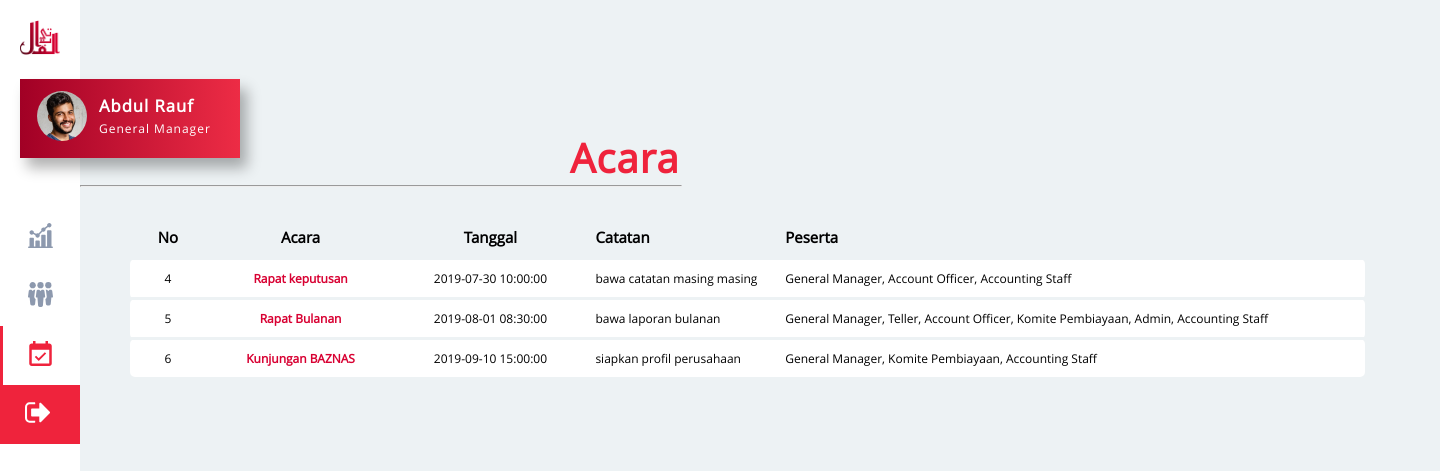
/includes/gm-page3.php (signed in), run on the app's committed database.
### tables this page shows
CREATE TABLE `karyawan` (
  `no_k` int(11) NOT NULL,
  `nama_k` varchar(255) NOT NULL,
  `email_k` varchar(255) NOT NULL,
  `pass_k` varchar(255) NOT NULL,
  `jk_k` varchar(50) NOT NULL,
  `jabatan_k` varchar(100) NOT NULL,
  `tgl_k` timestamp NOT NULL DEFAULT CURRENT_TIMESTAMP ON UPDATE CURRENT_TIMESTAMP,
  `nik_k` varchar(16) NOT NULL,
  `npwp_k` varchar(16) NOT NULL,
  `kk_k` varchar(16) NOT NULL,
  `hp_k` varchar(20) NOT NULL,
  `status_k` varchar(100) NOT NULL,
  `foto_k` varchar(300) NOT NULL
);

CREATE TABLE `acara` (
  `no_acara` int(11) NOT NULL,
  `tgl_buat` timestamp NOT NULL DEFAULT CURRENT_TIMESTAMP ON UPDATE CURRENT_TIMESTAMP,
  `headline` varchar(100) NOT NULL,
  `tgl` datetime NOT NULL,
  `catatan` varchar(200) NOT NULL,
  `peserta` varchar(200) NOT NULL
);

### includes/auth/user_auth.php (called while the page is built)
<?php
function get_data_karyawan($no_k) {
	$con = new mysqli("localhost", "root", "", "bmt");
	$sql = $con->query("select * from karyawan where no_k='$no_k'");
	$data = $sql->fetch_array(MYSQLI_ASSOC);
	if(!empty($data)) {
		return $data;
	}
	return NULL;
}
?>

### includes/gm-page3.php (the view, shortened to what this page needs)
<?php
	require_once('auth/user_auth.php');
	$no_k = $_SESSION['gm'];
	$data_karyawan = get_data_karyawan($no_k);
?>
<!DOCTYPE html>
<html>
<head>
	<link rel="stylesheet" type="text/css" href="gm.css?v=<?php echo time(); ?>">
	<link rel="stylesheet" type="text/css" href="aos.css">
</head>
<body>
	<nav>
		<ul class="navbar-left">
			<li>
				<a href="#" class="logo"><img src="../src/img/logo-merah.png"></a>
			</li>
			<li>
				<div class="profile-box">
					<table>
					  <tr>
					    <td><img src="<?="foto_karyawan/".$data_karyawan['foto_k'];?>"></td>
					    <td class="nama"><h5><?=$data_karyawan['nama_k'];?></h5><p class="jabatan">General Manager</p></td>
					  </tr>
					</table>
				</div>
			</li>
			<div class="main-menu">
				<li class="menu menu1">
					<a href="gm-page1.php" class="active"><img src="../src/img/menu-icon/statistics-grey.svg"></a>
				</li>
				<li class="menu menu2">
					<a href="gm-page2.php" class="passive"><img src="../src/img/menu-icon/employee-grey.svg"></a>
				</li>
				<li class="menu-active">
					<a href="gm-page3.php" class="passive"><img src="../src/img/menu-icon/event-red.svg"></a>
				</li>
				<li class="keluar">
					<a href="logout.php" class="passive"><img src="../src/img/menu-icon/keluar-white.svg"></a>
				</li>
			</div>
		</ul>
	</nav>
	<main>
		<section class="section1 acara">
			<div data-aos="fade-right"><p>Acara</p></div>
			<hr>
		</section>
		<section class="section2 acara-table-section">
		<?php
			$mysqli = new mysqli('localhost','root','','bmt') or die(mysqli_error($mysqli));
			$result = $mysqli->query("SELECT * FROM acara WHERE peserta LIKE '%General Manager%'") or die($mysqli->error);
		?>
			<table class="table acara-table">
				<tr class="acara-head">
					<th class="no-acara">No</th>
					<th class="headline-acara"><span>Acara</span></th>
					<th class="tgl-acara">Tanggal</th>
					<th class="catatan-acara">Catatan</th>
					<th class="peserta-acara">Peserta</th>
				</tr>
				<?php
					while ($row = $result ->fetch_assoc()):
				?>
				<tr class="acara-record">
					<td class="no-acara-record"><?php echo $row['no_acara']; ?></td>
					<td class="headline-acara-record"><?php echo $row['headline']; ?></td>
					<td class="tgl-acara-record"><?php echo $row['tgl']; ?></td>
					<td class="catatan-acara-record"><?php echo $row['catatan']; ?></td>
					<td class="peserta-acara-record"><?php echo $row['peserta']; ?></td>
				</tr>
				<?php endwhile; ?>
			</table>
		</section>
	</main>
</body>
</html>

### includes/gm.css (style rules this page uses)
* { margin: 0; padding: 0; }
html { background-color: #EDF2F4; }
nav { position: fixed; top: 0; left: 0; width: 80px; height: 100%; background-color: #fff; display: flex; flex-direction: column; padding-top: 20px; }
.logo img { width: 40px; margin-left: 20px; }
.profile-box { margin-top: 20px; margin-left: 20px; width: 220px; letter-spacing: 1px; font-size: 20px; background-color: rgb(161,0,37); background: linear-gradient(90deg, rgba(161,0,37,1) 0%, rgba(237,44,69,1) 100%); padding-top: 5px; padding-bottom: 10px; -webkit-box-shadow: 7px 10px 13px 0px rgba(0,0,0,0.3); -moz-box-shadow: 7px 10px 13px 0px rgba(0,0,0,0.3); box-shadow: 7px 10px 13px 0px rgba(0,0,0,0.3); }
.profile-box img { width: 50px; border-radius: 50%; margin-top: 5px; }
.profile-box table td { padding-left: 5px; padding-right: 5px; }
.profile-box table { margin-left: 10px; }
.nama { vertical-align: middle; }
.nama h5 { font-family: "Open Sans"; font-weight: bold; color: #fff; }
.jabatan { color: #fff; font-family: "Open Sans"; font-size: 9pt; letter-spacing: 1px; margin-top: 3px; }
.main-menu { margin-top: 50px; }
.main-menu img { width: 25px; margin-left: 25px; }
.menu-active { padding-top: 15px; padding-bottom: 15px; border-left: 3px solid #EF233C; }
.keluar { background: #EF233C; padding-top: 15px; padding-bottom: 15px; }
.menu { padding-top: 15px; padding-bottom: 15px; border-left: 3px solid #fff; }
main { margin-left: 80px; }
.section1 { width: 100%; padding-top: 130px; }
.section1 hr { width: 600px; color: #EDF2F4; }
.acara p { font-family: "Open Sans"; font-weight: bold; color: #EF233C; margin-left:490px; letter-spacing: 1px; font-size: 40px; }
.acara-table-section { width: 1300px; padding-left: 50px; padding-top: 30px; }
.acara-table { border-collapse: collapse; width: 95%; table-layout: fixed; font-family: "Open sans"; }
.acara-record { background-color: #ffffff; font-size: 12px; border-top: 3px solid #EDF2F4; }
.acara-head { font-size: 15px; }
.acara-head th { padding: 10px }
.acara-record td { padding: 10px; }
.no-acara { width: 5%; text-align: center; }
.no-acara-record { width: 5%; text-align: center; border-bottom-left-radius: 5px; border-top-left-radius: 5px; }
.headline-acara { width: 15%; text-align: center; }
.headline-acara-record { width: 15%; text-align: center; font-weight: bold; color: #D80032; }
.tgl-acara { width: 15%; text-align: center; }
.tgl-acara-record { width: 15%; text-align: center; }
.catatan-acara { width: 15%; text-align: left; }
.catatan-acara-record { width: 15%; text-align: left; }
.peserta-acara { width: 50%; text-align: left; }
.peserta-acara-record { width: 50%; text-align: left; border-bottom-right-radius: 5px; border-top-right-radius: 5px; }

### data on the page
karyawan: foto_k (picture), nama_k "Abdul Rauf"
acara: no_acara "4", headline "Rapat keputusan", tgl "2019-07-30 10:00:00", catatan "bawa catatan masing masing", peserta "General Manager, Account Officer, Accounting Staff"
acara: no_acara "5", headline "Rapat Bulanan", tgl "2019-08-01 08:30:00", catatan "bawa laporan bulanan", peserta "General Manager, Teller, Account Officer, Komite Pembiayaan, Admin, Accounting Staff"
acara: no_acara "6", headline "Kunjungan BAZNAS", tgl "2019-09-10 15:00:00", catatan "siapkan profil perusahaan", peserta "General Manager, Komite Pembiayaan, Accounting Staff"
